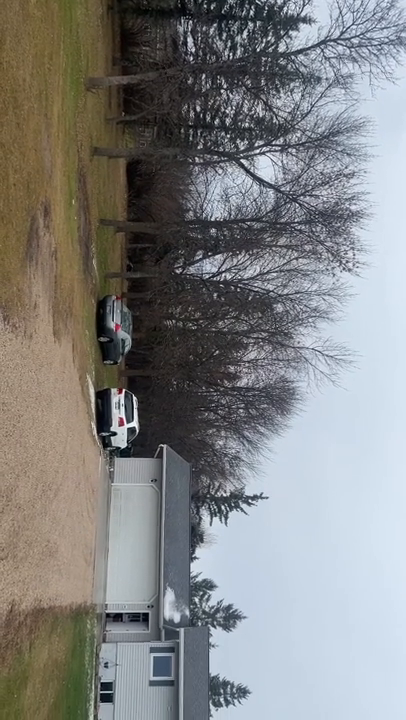
#> input picture frame 64 of hw3/videos/house.mp4, 406 x 720 px
$ python stitch.py
#> lines starting #> are read from the running program, lines starting #| are printed output that depends on the picture
### utils/media.py
"""Image and video I/O for the homework scripts."""
from contextlib import contextmanager

import cv2
import numpy as np

PHOTO_SUFFIXES = frozenset({'.jpg', '.jpeg', '.png'})


def image_paths(directory, *, suffixes=PHOTO_SUFFIXES):
    return sorted(path for path in directory.glob('*')
                  if path.suffix.lower() in suffixes and path.is_file())


# [5 lines left out: function read_image, not called in this run]


def save_image(path, image):
    if not cv2.imwrite(str(path), image):
        raise OSError(f'Could not write {path}')


def frame_size(image):
    """Return the OpenCV size tuple (width, height)."""
    return image.shape[1::-1]


def resize_to_fit(image, max_side):
    """Downsize the longest side to max_side and return the applied scale."""
    scale = min(1., max_side / max(frame_size(image)))
    if scale < 1.:
        image = cv2.resize(image, None, fx=scale, fy=scale, interpolation=cv2.INTER_AREA)
    return image, scale


@contextmanager
def open_video(source):
    capture = cv2.VideoCapture(source if isinstance(source, int) else str(source))
    try:
        if not capture.isOpened():
            raise ValueError(f'Cannot open camera or video: {source}')
        yield capture
    finally:
        capture.release()


def video_fps(capture):
    fps = capture.get(cv2.CAP_PROP_FPS)
    return fps if np.isfinite(fps) and fps > 0 else 30.


def video_frames(capture):
    while True:
        ok, frame = capture.read()
        if not ok:
            return
        yield frame


# [9 lines left out: function open_video_writer, not called in this run]

### utils/geometry.py
"""Projective geometry and error measurements."""
import numpy as np


def to_homogeneous(points):
    points = np.asarray(points)
    ones = np.ones((*points.shape[:-1], 1))
    return np.concatenate((points, ones), axis=-1)


def from_homogeneous(points):
    return points[..., :-1] / points[..., -1:]


def project_points(points, matrix, *, min_scale=0.):
    """Project a point or a row array of points using homogeneous coordinates."""
    coordinates = to_homogeneous(points)
    projected = matrix @ coordinates if coordinates.ndim == 1 else coordinates @ matrix.T
    if min_scale and np.any(np.abs(projected[..., -1]) < min_scale):
        raise ValueError('Projection sends points to infinity.')
    return from_homogeneous(projected)


def camera_center(rotation, translation):
    return (-rotation.T @ translation).ravel()


# [6 lines left out: function root_mean_square, not called in this run]

### hw3/src/stitch.py
#!/usr/bin/env python3
import argparse
import json
import sys
from pathlib import Path

import cv2
import numpy as np

sys.path.insert(0, str(Path(__file__).resolve().parents[2]))

from utils.geometry import project_points, root_mean_square, to_homogeneous
from utils.media import open_video, resize_to_fit, save_image, video_frames

MAX_OVERLAP = 0.8   # assignment limit for any two neighbouring photos
FRAME_STEP = 3      # test every third video frame when picking frames
ROTATIONS = {90: cv2.ROTATE_90_CLOCKWISE, 180: cv2.ROTATE_180, 270: cv2.ROTATE_90_COUNTERCLOCKWISE}


def project(points, homography):
    points = np.asarray(points, dtype=np.float64).reshape(-1, 2)
    return project_points(points, homography, min_scale=1e-10)


def corners(image):
    h, w = image.shape[:2]
    return np.array([[0, 0], [w - 1, 0], [w - 1, h - 1], [0, h - 1]], float)


def overlap_fraction(source, target, H):
    """Share of the target image covered by the source image once mapped through H."""
    projected = project(corners(source), H).astype(np.float32)
    frame = corners(target).astype(np.float32)
    area, _ = cv2.intersectConvexConvex(projected, frame)
    return float(area / cv2.contourArea(frame))


def frame_homography(a, b, detector):
    """Homography mapping frame a into frame b (both small greyscale images), or None."""
    ka, da = detector.detectAndCompute(a, None)
    kb, db = detector.detectAndCompute(b, None)
    if da is None or db is None or len(da) < 8 or len(db) < 8:
        return None
    good = [m for m, n in (p for p in cv2.BFMatcher(cv2.NORM_L2).knnMatch(da, db, k=2) if len(p) == 2)
            if m.distance < 0.75 * n.distance]
    if len(good) < 12:
        return None
    pa = np.float64([ka[m.queryIdx].pt for m in good])
    pb = np.float64([kb[m.trainIdx].pt for m in good])
    H, mask = cv2.findHomography(pa, pb, cv2.RANSAC, 3.0)
    return H if H is not None and mask.sum() >= 12 else None


def frames_from_video(video, output, target, rotate=0):
    """Keep a frame each time its overlap with the last kept frame falls to the target.

    Frames are compared at 640 px. If matching fails before the target is reached,
    the last frame that still matched is kept instead, so the sequence stays connected.
    Kept frames are saved as numbered JPEGs in <output>/frames and returned with their names.
    """
#> called with target = 0.7, rotate = 270
    directory = output / 'frames'
    directory.mkdir(parents=True, exist_ok=True)
    for old in directory.glob('*.jpg'):
        old.unlink()
    detector = cv2.SIFT_create(nfeatures=1500)
    kept = []
    last_small = candidate = None
    with open_video(video) as capture:
        for index, frame in enumerate(video_frames(capture)):
            if index % FRAME_STEP:
                continue
            if rotate:
                frame = cv2.rotate(frame, ROTATIONS[rotate])
            small = cv2.cvtColor(resize_to_fit(frame, 640)[0], cv2.COLOR_BGR2GRAY)
            if last_small is None:
                kept.append(frame)
                last_small = small
                continue
            H = frame_homography(small, last_small, detector)
            overlap = overlap_fraction(small, last_small, H) if H is not None else None
            if overlap is not None and overlap > target:
                candidate = (frame, small)
                continue
            if overlap is None and candidate is not None:
                frame, small = candidate     # matching lost: keep the last frame that matched
            kept.append(frame)
            last_small, candidate = small, None
#> this loop made 30 passes
#> (good in frame_homography, area in overlap_fraction, overlap) on passes 4, 7, 10, 13, 16, 19, 22, 25, 28: (1005 matches, 228511.7, 0.993), (960 matches, 226963, 0.987), (943 matches, 225439.5, 0.98), (871 matches, 223862.6, 0.973), (873 matches, 222280.2, 0.966), (796 matches, 220713.8, 0.959), (810 matches, 219080.4, 0.952), (817 matches, 217452.9, 0.945), (787 matches, 215865.2, 0.938)
#> pass 1, in frames_from_video, `frame = cv2.rotate(frame, ROTATIONS[rotate])`:
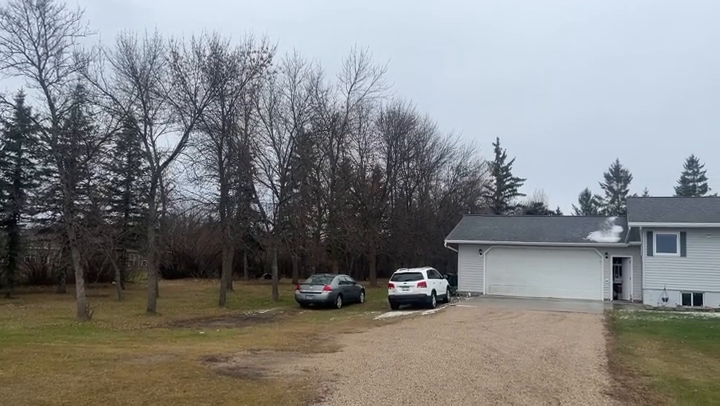
#> frame: shape (406, 720, 3); mean B, G, R 131.6, 132, 131.2
#> pass 1, in frames_from_video, `small = cv2.cvtColor(resize_to_fit(frame, 640)[0], cv2.COLOR_BGR2GRAY)`:
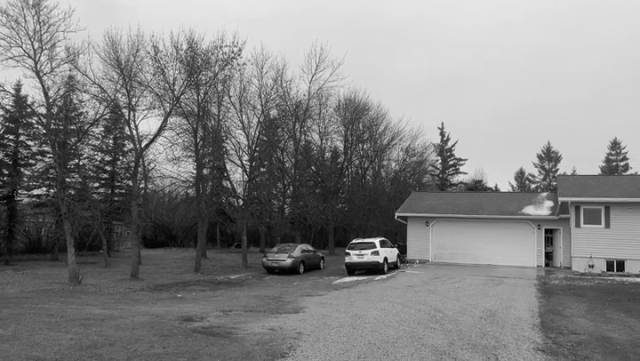
#> small: shape (361, 640); min 0, max 243, mean 131.8
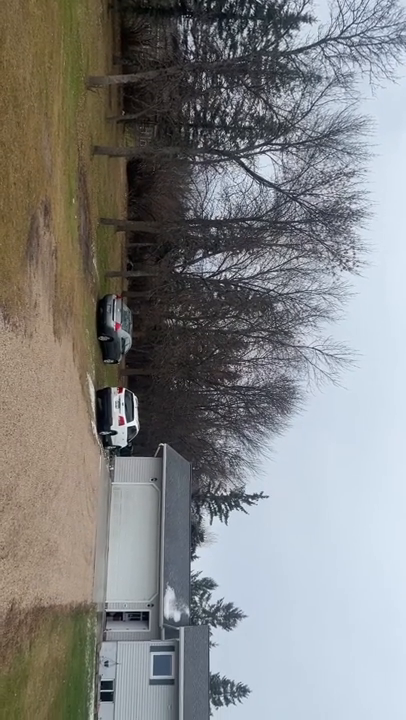
#> input picture frame 65 of hw3/videos/house.mp4, 406 x 720 px
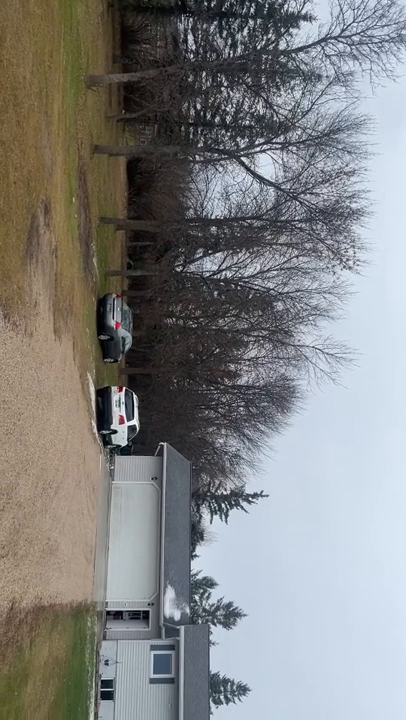
#> input picture frame 66 of hw3/videos/house.mp4, 406 x 720 px
#> after the loop:
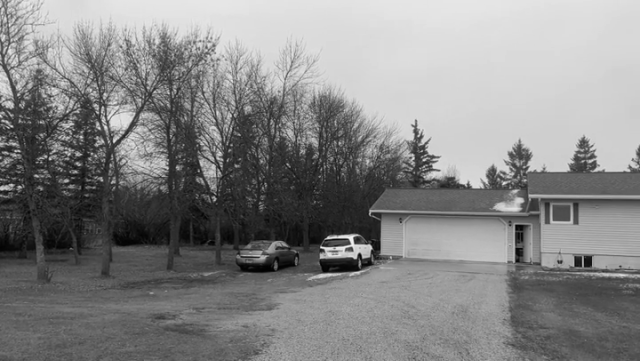
#> small: shape (361, 640); min 0, max 242, mean 133.6
#> after the loop, kept = 1 item
    names = [f'{number:02d}.jpg' for number in range(1, len(kept) + 1)]
    for name, frame in zip(names, kept):
        save_image(directory / name, frame)
    print(f'Kept {len(kept)} frames from {video.name} at about {target:.0%} overlap; saved to {directory}')
    return kept, names


# [117 lines left out: functions estimate_pair, canvas_geometry, inverse_warp, stitch, not called in this run]


def main():
    root = Path(__file__).resolve().parents[1]
    parser = argparse.ArgumentParser(description='Build a panorama from a video of a slow pan.')
    parser.add_argument('--input', default=str(root / 'videos' / 'house.mp4'), help='Video of a slow pan')
    parser.add_argument('--output', default=str(root / 'output' / 'house'))
    parser.add_argument('--frame-overlap', type=float, default=0.7,
                        help='Overlap between kept frames (default: %(default)s)')
    parser.add_argument('--rotate', type=int, choices=[0, 90, 180, 270], default=270,
                        help='Rotate frames clockwise by this many degrees; the bundled video is stored '
                             'sideways (default: %(default)s)')
    args = parser.parse_args()
    if not 0 < args.frame_overlap < MAX_OVERLAP:
        parser.error(f'--frame-overlap must be between 0 and {MAX_OVERLAP}.')
    output = Path(args.output)
    try:
        frames, names = frames_from_video(Path(args.input), output, args.frame_overlap, args.rotate)
        if len(frames) < 4:
            parser.error(f'Need at least 4 frames; kept {len(frames)}. '
                         'Pan farther, or raise --frame-overlap to keep more frames.')
        stitch(frames, names, output, args)
    except (ValueError, OSError, cv2.error, np.linalg.LinAlgError) as error:
        parser.exit(1, f'Stitching failed: {error}\n')


if __name__ == '__main__':
    main()

$ run again, starting later in the video
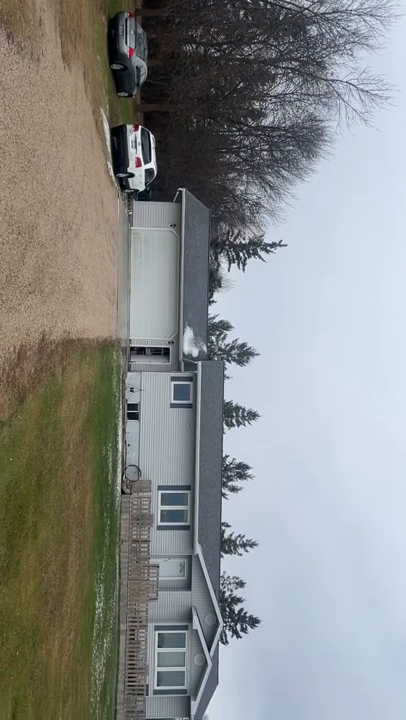
#> input picture frame 290 of hw3/videos/house.mp4, 406 x 720 px
#> the loop in frames_from_video, `for index, frame in enumerate(video_frames(capture)):` made 30 passes
#> (good in frame_homography, area in overlap_fraction, overlap) on passes 4, 7, 10, 13, 16, 25, 28: (686 matches, 228422.6, 0.993), (661 matches, 226976.4, 0.987), (661 matches, 225491.1, 0.98), (610 matches, 224057.7, 0.974), (616 matches, 222614.7, 0.968), (587 matches, 218395.2, 0.949), (551 matches, 217070.8, 0.944)
#> pass 1, in frames_from_video, `frame = cv2.rotate(frame, ROTATIONS[rotate])`:
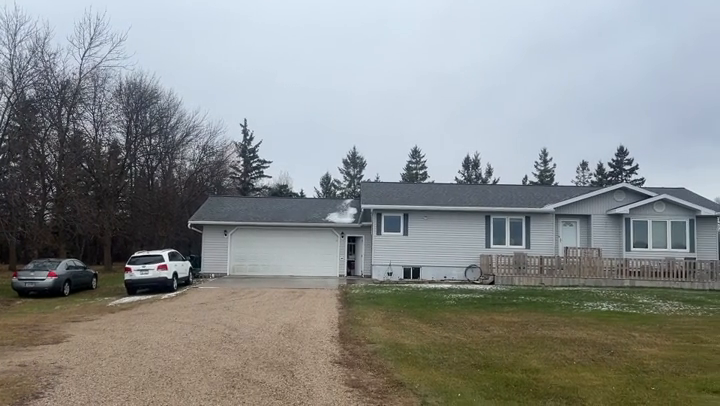
#> frame: shape (406, 720, 3); mean B, G, R 139.4, 140.4, 137.4
#> after the loop in frames_from_video, `for index, frame in enumerate(video_frames(capture)):`:
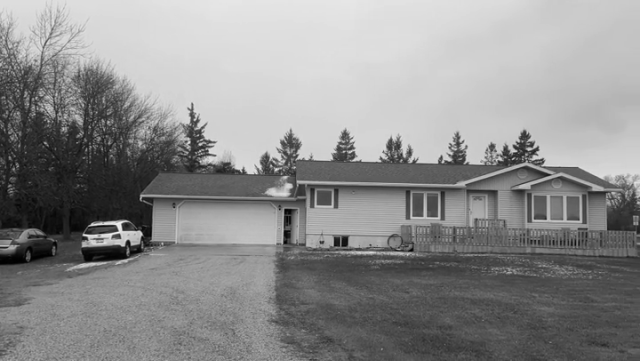
#> small: shape (361, 640); min 0, max 245, mean 141
#> after the loop in frames_from_video, `for index, frame in enumerate(video_frames(capture)):`: kept = 1 item

$ run again, starting later in the video
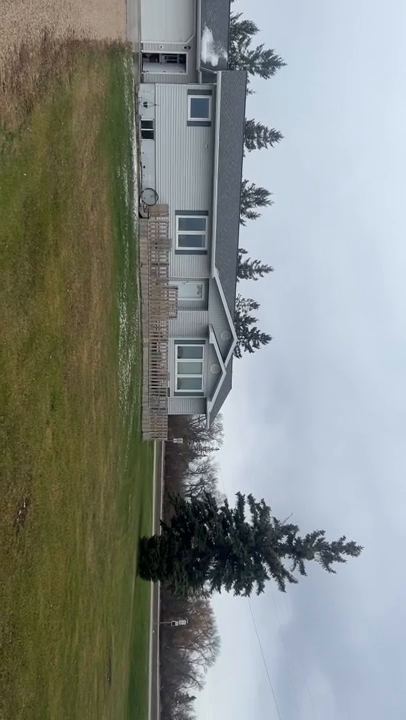
#> input picture frame 516 of hw3/videos/house.mp4, 406 x 720 px
#> the loop in frames_from_video, `for index, frame in enumerate(video_frames(capture)):` made 30 passes
#> (good in frame_homography, area in overlap_fraction, overlap) on passes 10, 13, 19, 22: (599 matches, 222856, 0.969), (564 matches, 220464.8, 0.958), (539 matches, 215740, 0.938), (544 matches, 213460.4, 0.928)
#> pass 1, in frames_from_video, `frame = cv2.rotate(frame, ROTATIONS[rotate])`:
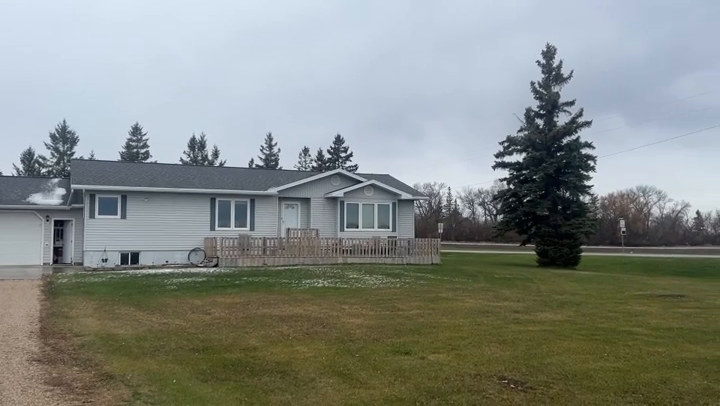
#> frame: shape (406, 720, 3); mean B, G, R 132.9, 138.1, 132.7
#> after the loop in frames_from_video, `for index, frame in enumerate(video_frames(capture)):`:
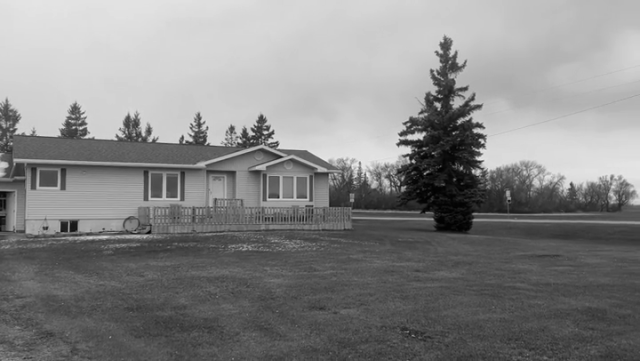
#> small: shape (361, 640); min 1, max 239, mean 133.5
#> after the loop in frames_from_video, `for index, frame in enumerate(video_frames(capture)):`: kept = 1 item
